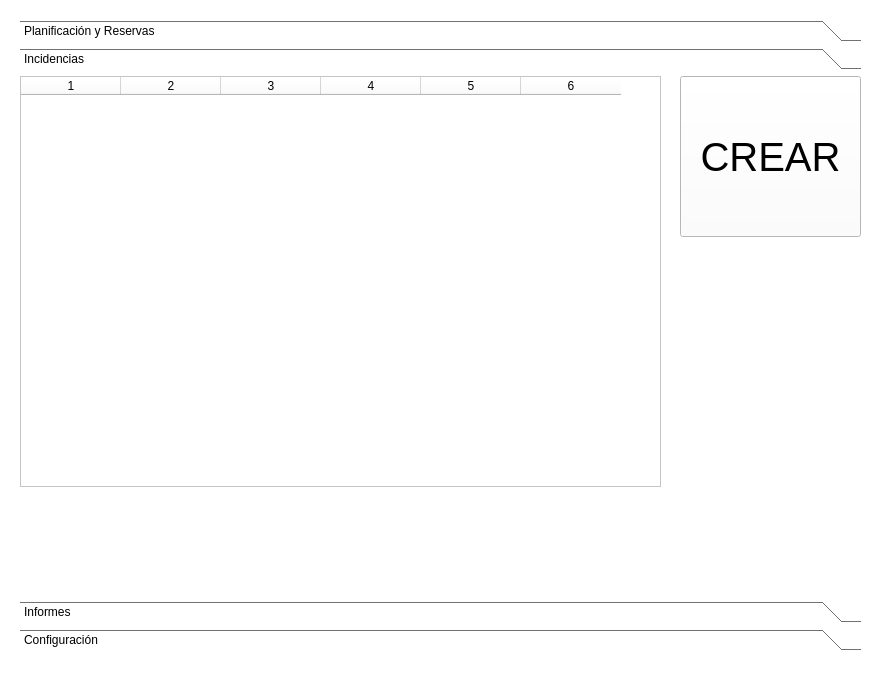
<?xml version="1.0" encoding="UTF-8"?>
<ui version="4.0">
 <class>Form</class>
 <widget class="QWidget" name="Form">
  <property name="windowModality">
   <enum>Qt::ApplicationModal</enum>
  </property>
  <property name="enabled">
   <bool>true</bool>
  </property>
  <property name="geometry">
   <rect>
    <x>0</x>
    <y>0</y>
    <width>881</width>
    <height>697</height>
   </rect>
  </property>
  <property name="palette">
   <palette>
    <active>
     <colorrole role="WindowText">
      <brush brushstyle="SolidPattern">
       <color alpha="255">
        <red>0</red>
        <green>0</green>
        <blue>0</blue>
       </color>
      </brush>
     </colorrole>
     <colorrole role="Button">
      <brush brushstyle="SolidPattern">
       <color alpha="255">
        <red>255</red>
        <green>255</green>
        <blue>255</blue>
       </color>
      </brush>
     </colorrole>
     <colorrole role="Light">
      <brush brushstyle="SolidPattern">
       <color alpha="255">
        <red>255</red>
        <green>255</green>
        <blue>255</blue>
       </color>
      </brush>
     </colorrole>
     <colorrole role="Midlight">
      <brush brushstyle="SolidPattern">
       <color alpha="255">
        <red>255</red>
        <green>255</green>
        <blue>255</blue>
       </color>
      </brush>
     </colorrole>
     <colorrole role="Dark">
      <brush brushstyle="SolidPattern">
       <color alpha="255">
        <red>127</red>
        <green>127</green>
        <blue>127</blue>
       </color>
      </brush>
     </colorrole>
     <colorrole role="Mid">
      <brush brushstyle="SolidPattern">
       <color alpha="255">
        <red>170</red>
        <green>170</green>
        <blue>170</blue>
       </color>
      </brush>
     </colorrole>
     <colorrole role="Text">
      <brush brushstyle="SolidPattern">
       <color alpha="255">
        <red>0</red>
        <green>0</green>
        <blue>0</blue>
       </color>
      </brush>
     </colorrole>
     <colorrole role="BrightText">
      <brush brushstyle="SolidPattern">
       <color alpha="255">
        <red>255</red>
        <green>255</green>
        <blue>255</blue>
       </color>
      </brush>
     </colorrole>
     <colorrole role="ButtonText">
      <brush brushstyle="SolidPattern">
       <color alpha="255">
        <red>0</red>
        <green>0</green>
        <blue>0</blue>
       </color>
      </brush>
     </colorrole>
     <colorrole role="Base">
      <brush brushstyle="SolidPattern">
       <color alpha="255">
        <red>255</red>
        <green>255</green>
        <blue>255</blue>
       </color>
      </brush>
     </colorrole>
     <colorrole role="Window">
      <brush brushstyle="SolidPattern">
       <color alpha="255">
        <red>255</red>
        <green>255</green>
        <blue>255</blue>
       </color>
      </brush>
     </colorrole>
     <colorrole role="Shadow">
      <brush brushstyle="SolidPattern">
       <color alpha="255">
        <red>0</red>
        <green>0</green>
        <blue>0</blue>
       </color>
      </brush>
     </colorrole>
     <colorrole role="AlternateBase">
      <brush brushstyle="SolidPattern">
       <color alpha="255">
        <red>255</red>
        <green>255</green>
        <blue>255</blue>
       </color>
      </brush>
     </colorrole>
     <colorrole role="ToolTipBase">
      <brush brushstyle="SolidPattern">
       <color alpha="255">
        <red>255</red>
        <green>255</green>
        <blue>220</blue>
       </color>
      </brush>
     </colorrole>
     <colorrole role="ToolTipText">
      <brush brushstyle="SolidPattern">
       <color alpha="255">
        <red>0</red>
        <green>0</green>
        <blue>0</blue>
       </color>
      </brush>
     </colorrole>
     <colorrole role="PlaceholderText">
      <brush brushstyle="SolidPattern">
       <color alpha="128">
        <red>0</red>
        <green>0</green>
        <blue>0</blue>
       </color>
      </brush>
     </colorrole>
    </active>
    <inactive>
     <colorrole role="WindowText">
      <brush brushstyle="SolidPattern">
       <color alpha="255">
        <red>0</red>
        <green>0</green>
        <blue>0</blue>
       </color>
      </brush>
     </colorrole>
     <colorrole role="Button">
      <brush brushstyle="SolidPattern">
       <color alpha="255">
        <red>255</red>
        <green>255</green>
        <blue>255</blue>
       </color>
      </brush>
     </colorrole>
     <colorrole role="Light">
      <brush brushstyle="SolidPattern">
       <color alpha="255">
        <red>255</red>
        <green>255</green>
        <blue>255</blue>
       </color>
      </brush>
     </colorrole>
     <colorrole role="Midlight">
      <brush brushstyle="SolidPattern">
       <color alpha="255">
        <red>255</red>
        <green>255</green>
        <blue>255</blue>
       </color>
      </brush>
     </colorrole>
     <colorrole role="Dark">
      <brush brushstyle="SolidPattern">
       <color alpha="255">
        <red>127</red>
        <green>127</green>
        <blue>127</blue>
       </color>
      </brush>
     </colorrole>
     <colorrole role="Mid">
      <brush brushstyle="SolidPattern">
       <color alpha="255">
        <red>170</red>
        <green>170</green>
        <blue>170</blue>
       </color>
      </brush>
     </colorrole>
     <colorrole role="Text">
      <brush brushstyle="SolidPattern">
       <color alpha="255">
        <red>0</red>
        <green>0</green>
        <blue>0</blue>
       </color>
      </brush>
     </colorrole>
     <colorrole role="BrightText">
      <brush brushstyle="SolidPattern">
       <color alpha="255">
        <red>255</red>
        <green>255</green>
        <blue>255</blue>
       </color>
      </brush>
     </colorrole>
     <colorrole role="ButtonText">
      <brush brushstyle="SolidPattern">
       <color alpha="255">
        <red>0</red>
        <green>0</green>
        <blue>0</blue>
       </color>
      </brush>
     </colorrole>
     <colorrole role="Base">
      <brush brushstyle="SolidPattern">
       <color alpha="255">
        <red>255</red>
        <green>255</green>
        <blue>255</blue>
       </color>
      </brush>
     </colorrole>
     <colorrole role="Window">
      <brush brushstyle="SolidPattern">
       <color alpha="255">
        <red>255</red>
        <green>255</green>
        <blue>255</blue>
       </color>
      </brush>
     </colorrole>
     <colorrole role="Shadow">
      <brush brushstyle="SolidPattern">
       <color alpha="255">
        <red>0</red>
        <green>0</green>
        <blue>0</blue>
       </color>
      </brush>
     </colorrole>
     <colorrole role="AlternateBase">
      <brush brushstyle="SolidPattern">
       <color alpha="255">
        <red>255</red>
        <green>255</green>
        <blue>255</blue>
       </color>
      </brush>
     </colorrole>
     <colorrole role="ToolTipBase">
      <brush brushstyle="SolidPattern">
       <color alpha="255">
        <red>255</red>
        <green>255</green>
        <blue>220</blue>
       </color>
      </brush>
     </colorrole>
     <colorrole role="ToolTipText">
      <brush brushstyle="SolidPattern">
       <color alpha="255">
        <red>0</red>
        <green>0</green>
        <blue>0</blue>
       </color>
      </brush>
     </colorrole>
     <colorrole role="PlaceholderText">
      <brush brushstyle="SolidPattern">
       <color alpha="128">
        <red>0</red>
        <green>0</green>
        <blue>0</blue>
       </color>
      </brush>
     </colorrole>
    </inactive>
    <disabled>
     <colorrole role="WindowText">
      <brush brushstyle="SolidPattern">
       <color alpha="255">
        <red>127</red>
        <green>127</green>
        <blue>127</blue>
       </color>
      </brush>
     </colorrole>
     <colorrole role="Button">
      <brush brushstyle="SolidPattern">
       <color alpha="255">
        <red>255</red>
        <green>255</green>
        <blue>255</blue>
       </color>
      </brush>
     </colorrole>
     <colorrole role="Light">
      <brush brushstyle="SolidPattern">
       <color alpha="255">
        <red>255</red>
        <green>255</green>
        <blue>255</blue>
       </color>
      </brush>
     </colorrole>
     <colorrole role="Midlight">
      <brush brushstyle="SolidPattern">
       <color alpha="255">
        <red>255</red>
        <green>255</green>
        <blue>255</blue>
       </color>
      </brush>
     </colorrole>
     <colorrole role="Dark">
      <brush brushstyle="SolidPattern">
       <color alpha="255">
        <red>127</red>
        <green>127</green>
        <blue>127</blue>
       </color>
      </brush>
     </colorrole>
     <colorrole role="Mid">
      <brush brushstyle="SolidPattern">
       <color alpha="255">
        <red>170</red>
        <green>170</green>
        <blue>170</blue>
       </color>
      </brush>
     </colorrole>
     <colorrole role="Text">
      <brush brushstyle="SolidPattern">
       <color alpha="255">
        <red>127</red>
        <green>127</green>
        <blue>127</blue>
       </color>
      </brush>
     </colorrole>
     <colorrole role="BrightText">
      <brush brushstyle="SolidPattern">
       <color alpha="255">
        <red>255</red>
        <green>255</green>
        <blue>255</blue>
       </color>
      </brush>
     </colorrole>
     <colorrole role="ButtonText">
      <brush brushstyle="SolidPattern">
       <color alpha="255">
        <red>127</red>
        <green>127</green>
        <blue>127</blue>
       </color>
      </brush>
     </colorrole>
     <colorrole role="Base">
      <brush brushstyle="SolidPattern">
       <color alpha="255">
        <red>255</red>
        <green>255</green>
        <blue>255</blue>
       </color>
      </brush>
     </colorrole>
     <colorrole role="Window">
      <brush brushstyle="SolidPattern">
       <color alpha="255">
        <red>255</red>
        <green>255</green>
        <blue>255</blue>
       </color>
      </brush>
     </colorrole>
     <colorrole role="Shadow">
      <brush brushstyle="SolidPattern">
       <color alpha="255">
        <red>0</red>
        <green>0</green>
        <blue>0</blue>
       </color>
      </brush>
     </colorrole>
     <colorrole role="AlternateBase">
      <brush brushstyle="SolidPattern">
       <color alpha="255">
        <red>255</red>
        <green>255</green>
        <blue>255</blue>
       </color>
      </brush>
     </colorrole>
     <colorrole role="ToolTipBase">
      <brush brushstyle="SolidPattern">
       <color alpha="255">
        <red>255</red>
        <green>255</green>
        <blue>220</blue>
       </color>
      </brush>
     </colorrole>
     <colorrole role="ToolTipText">
      <brush brushstyle="SolidPattern">
       <color alpha="255">
        <red>0</red>
        <green>0</green>
        <blue>0</blue>
       </color>
      </brush>
     </colorrole>
     <colorrole role="PlaceholderText">
      <brush brushstyle="SolidPattern">
       <color alpha="128">
        <red>0</red>
        <green>0</green>
        <blue>0</blue>
       </color>
      </brush>
     </colorrole>
    </disabled>
   </palette>
  </property>
  <property name="mouseTracking">
   <bool>false</bool>
  </property>
  <property name="windowTitle">
   <string>Gestor de Carritos</string>
  </property>
  <widget class="QToolBox" name="toolBox">
   <property name="geometry">
    <rect>
     <x>20</x>
     <y>20</y>
     <width>841</width>
     <height>631</height>
    </rect>
   </property>
   <property name="currentIndex">
    <number>1</number>
   </property>
   <widget class="QWidget" name="page">
    <property name="geometry">
     <rect>
      <x>0</x>
      <y>0</y>
      <width>841</width>
      <height>499</height>
     </rect>
    </property>
    <attribute name="label">
     <string>Planificación y Reservas</string>
    </attribute>
    <widget class="QCalendarWidget" name="calendarWidget">
     <property name="geometry">
      <rect>
       <x>0</x>
       <y>10</y>
       <width>451</width>
       <height>471</height>
      </rect>
     </property>
     <property name="autoFillBackground">
      <bool>true</bool>
     </property>
     <property name="gridVisible">
      <bool>true</bool>
     </property>
     <property name="selectionMode">
      <enum>QCalendarWidget::SingleSelection</enum>
     </property>
     <property name="horizontalHeaderFormat">
      <enum>QCalendarWidget::ShortDayNames</enum>
     </property>
     <property name="navigationBarVisible">
      <bool>true</bool>
     </property>
     <property name="dateEditEnabled">
      <bool>true</bool>
     </property>
    </widget>
    <widget class="QGroupBox" name="groupBox">
     <property name="geometry">
      <rect>
       <x>470</x>
       <y>230</y>
       <width>371</width>
       <height>251</height>
      </rect>
     </property>
     <property name="title">
      <string>Franjas horarias</string>
     </property>
     <widget class="QPushButton" name="pushButton">
      <property name="geometry">
       <rect>
        <x>10</x>
        <y>30</y>
        <width>91</width>
        <height>31</height>
       </rect>
      </property>
      <property name="text">
       <string>1</string>
      </property>
     </widget>
     <widget class="QPushButton" name="pushButton_2">
      <property name="geometry">
       <rect>
        <x>10</x>
        <y>60</y>
        <width>91</width>
        <height>31</height>
       </rect>
      </property>
      <property name="text">
       <string>2</string>
      </property>
     </widget>
     <widget class="QPushButton" name="pushButton_3">
      <property name="geometry">
       <rect>
        <x>10</x>
        <y>90</y>
        <width>91</width>
        <height>31</height>
       </rect>
      </property>
      <property name="text">
       <string>3</string>
      </property>
     </widget>
     <widget class="QPushButton" name="pushButton_4">
      <property name="geometry">
       <rect>
        <x>10</x>
        <y>120</y>
        <width>91</width>
        <height>31</height>
       </rect>
      </property>
      <property name="text">
       <string>RECREO</string>
      </property>
     </widget>
     <widget class="QPushButton" name="pushButton_5">
      <property name="geometry">
       <rect>
        <x>10</x>
        <y>210</y>
        <width>91</width>
        <height>31</height>
       </rect>
      </property>
      <property name="text">
       <string>6</string>
      </property>
     </widget>
     <widget class="QPushButton" name="pushButton_6">
      <property name="geometry">
       <rect>
        <x>10</x>
        <y>150</y>
        <width>91</width>
        <height>31</height>
       </rect>
      </property>
      <property name="text">
       <string>4</string>
      </property>
     </widget>
     <widget class="QPushButton" name="pushButton_7">
      <property name="geometry">
       <rect>
        <x>10</x>
        <y>180</y>
        <width>91</width>
        <height>31</height>
       </rect>
      </property>
      <property name="text">
       <string>5</string>
      </property>
     </widget>
     <widget class="QPlainTextEdit" name="plainTextEdit">
      <property name="geometry">
       <rect>
        <x>110</x>
        <y>30</y>
        <width>251</width>
        <height>31</height>
       </rect>
      </property>
      <property name="readOnly">
       <bool>true</bool>
      </property>
      <property name="placeholderText">
       <string>Sin reserva</string>
      </property>
     </widget>
     <widget class="QPlainTextEdit" name="plainTextEdit_2">
      <property name="geometry">
       <rect>
        <x>110</x>
        <y>60</y>
        <width>251</width>
        <height>31</height>
       </rect>
      </property>
      <property name="readOnly">
       <bool>true</bool>
      </property>
      <property name="placeholderText">
       <string>Sin reserva</string>
      </property>
     </widget>
     <widget class="QPlainTextEdit" name="plainTextEdit_3">
      <property name="geometry">
       <rect>
        <x>110</x>
        <y>90</y>
        <width>251</width>
        <height>31</height>
       </rect>
      </property>
      <property name="readOnly">
       <bool>true</bool>
      </property>
      <property name="placeholderText">
       <string>Sin reserva</string>
      </property>
     </widget>
     <widget class="QPlainTextEdit" name="plainTextEdit_4">
      <property name="geometry">
       <rect>
        <x>110</x>
        <y>120</y>
        <width>251</width>
        <height>31</height>
       </rect>
      </property>
      <property name="readOnly">
       <bool>true</bool>
      </property>
      <property name="placeholderText">
       <string>Sin reserva</string>
      </property>
     </widget>
     <widget class="QPlainTextEdit" name="plainTextEdit_5">
      <property name="geometry">
       <rect>
        <x>110</x>
        <y>150</y>
        <width>251</width>
        <height>31</height>
       </rect>
      </property>
      <property name="readOnly">
       <bool>true</bool>
      </property>
      <property name="placeholderText">
       <string>Sin reserva</string>
      </property>
     </widget>
     <widget class="QPlainTextEdit" name="plainTextEdit_6">
      <property name="geometry">
       <rect>
        <x>110</x>
        <y>180</y>
        <width>251</width>
        <height>31</height>
       </rect>
      </property>
      <property name="readOnly">
       <bool>true</bool>
      </property>
      <property name="placeholderText">
       <string>Sin reserva</string>
      </property>
     </widget>
     <widget class="QPlainTextEdit" name="plainTextEdit_7">
      <property name="geometry">
       <rect>
        <x>110</x>
        <y>210</y>
        <width>251</width>
        <height>31</height>
       </rect>
      </property>
      <property name="readOnly">
       <bool>true</bool>
      </property>
      <property name="placeholderText">
       <string>Sin reserva</string>
      </property>
     </widget>
    </widget>
    <widget class="QGroupBox" name="groupBox_2">
     <property name="geometry">
      <rect>
       <x>470</x>
       <y>0</y>
       <width>371</width>
       <height>221</height>
      </rect>
     </property>
     <property name="title">
      <string/>
     </property>
     <property name="flat">
      <bool>false</bool>
     </property>
     <widget class="QLabel" name="label">
      <property name="geometry">
       <rect>
        <x>10</x>
        <y>40</y>
        <width>71</width>
        <height>31</height>
       </rect>
      </property>
      <property name="text">
       <string>Planta</string>
      </property>
     </widget>
     <widget class="QLabel" name="label_2">
      <property name="geometry">
       <rect>
        <x>180</x>
        <y>40</y>
        <width>81</width>
        <height>31</height>
       </rect>
      </property>
      <property name="text">
       <string>Carrito</string>
      </property>
     </widget>
     <widget class="QComboBox" name="comboBox">
      <property name="geometry">
       <rect>
        <x>100</x>
        <y>40</y>
        <width>71</width>
        <height>31</height>
       </rect>
      </property>
     </widget>
     <widget class="QComboBox" name="comboBox_2">
      <property name="geometry">
       <rect>
        <x>270</x>
        <y>40</y>
        <width>91</width>
        <height>31</height>
       </rect>
      </property>
     </widget>
     <widget class="QPlainTextEdit" name="plainTextEdit_8">
      <property name="geometry">
       <rect>
        <x>10</x>
        <y>80</y>
        <width>351</width>
        <height>131</height>
       </rect>
      </property>
      <property name="readOnly">
       <bool>true</bool>
      </property>
      <property name="placeholderText">
       <string>Información</string>
      </property>
     </widget>
    </widget>
   </widget>
   <widget class="QWidget" name="page_2">
    <property name="geometry">
     <rect>
      <x>0</x>
      <y>0</y>
      <width>841</width>
      <height>499</height>
     </rect>
    </property>
    <attribute name="label">
     <string>Incidencias</string>
    </attribute>
    <widget class="QTableWidget" name="tableWidget">
     <property name="geometry">
      <rect>
       <x>0</x>
       <y>0</y>
       <width>641</width>
       <height>411</height>
      </rect>
     </property>
     <property name="alternatingRowColors">
      <bool>true</bool>
     </property>
     <property name="selectionMode">
      <enum>QAbstractItemView::SingleSelection</enum>
     </property>
     <property name="columnCount">
      <number>6</number>
     </property>
     <attribute name="horizontalHeaderCascadingSectionResizes">
      <bool>true</bool>
     </attribute>
     <attribute name="verticalHeaderShowSortIndicator" stdset="0">
      <bool>true</bool>
     </attribute>
     <column/>
     <column/>
     <column/>
     <column/>
     <column/>
     <column/>
    </widget>
    <widget class="QPushButton" name="pushButton_8">
     <property name="geometry">
      <rect>
       <x>660</x>
       <y>0</y>
       <width>181</width>
       <height>161</height>
      </rect>
     </property>
     <property name="font">
      <font>
       <pointsize>30</pointsize>
      </font>
     </property>
     <property name="text">
      <string>CREAR</string>
     </property>
    </widget>
   </widget>
   <widget class="QWidget" name="page_4">
    <property name="geometry">
     <rect>
      <x>0</x>
      <y>0</y>
      <width>841</width>
      <height>499</height>
     </rect>
    </property>
    <attribute name="label">
     <string>Informes</string>
    </attribute>
   </widget>
   <widget class="QWidget" name="page_3">
    <property name="geometry">
     <rect>
      <x>0</x>
      <y>0</y>
      <width>841</width>
      <height>499</height>
     </rect>
    </property>
    <attribute name="label">
     <string>Configuración</string>
    </attribute>
    <widget class="QTabWidget" name="tabWidget">
     <property name="geometry">
      <rect>
       <x>0</x>
       <y>0</y>
       <width>841</width>
       <height>451</height>
      </rect>
     </property>
     <property name="tabPosition">
      <enum>QTabWidget::West</enum>
     </property>
     <property name="tabShape">
      <enum>QTabWidget::Triangular</enum>
     </property>
     <property name="currentIndex">
      <number>0</number>
     </property>
     <widget class="QWidget" name="tab">
      <property name="autoFillBackground">
       <bool>false</bool>
      </property>
      <attribute name="title">
       <string>Planta</string>
      </attribute>
      <widget class="QTableWidget" name="tableWidget_2">
       <property name="geometry">
        <rect>
         <x>20</x>
         <y>20</y>
         <width>771</width>
         <height>381</height>
        </rect>
       </property>
      </widget>
     </widget>
     <widget class="QWidget" name="tab_2">
      <attribute name="title">
       <string>Carrito</string>
      </attribute>
      <widget class="QTableWidget" name="tableWidget_3">
       <property name="geometry">
        <rect>
         <x>20</x>
         <y>20</y>
         <width>771</width>
         <height>381</height>
        </rect>
       </property>
      </widget>
     </widget>
     <widget class="QWidget" name="tab_3">
      <attribute name="title">
       <string>Profesorado</string>
      </attribute>
      <widget class="QTableWidget" name="tableWidget_4">
       <property name="geometry">
        <rect>
         <x>20</x>
         <y>20</y>
         <width>771</width>
         <height>381</height>
        </rect>
       </property>
      </widget>
     </widget>
     <widget class="QWidget" name="tab_4">
      <attribute name="title">
       <string>Portátil</string>
      </attribute>
      <widget class="QTableWidget" name="tableWidget_5">
       <property name="geometry">
        <rect>
         <x>20</x>
         <y>20</y>
         <width>771</width>
         <height>381</height>
        </rect>
       </property>
      </widget>
     </widget>
     <widget class="QWidget" name="tab_5">
      <attribute name="title">
       <string>Horario</string>
      </attribute>
      <widget class="QTableWidget" name="tableWidget_6">
       <property name="geometry">
        <rect>
         <x>20</x>
         <y>20</y>
         <width>771</width>
         <height>381</height>
        </rect>
       </property>
      </widget>
     </widget>
    </widget>
    <widget class="QPushButton" name="pushButton_9">
     <property name="geometry">
      <rect>
       <x>740</x>
       <y>460</y>
       <width>100</width>
       <height>31</height>
      </rect>
     </property>
     <property name="text">
      <string>CREAR</string>
     </property>
    </widget>
   </widget>
  </widget>
 </widget>
 <resources/>
 <connections/>
</ui>
